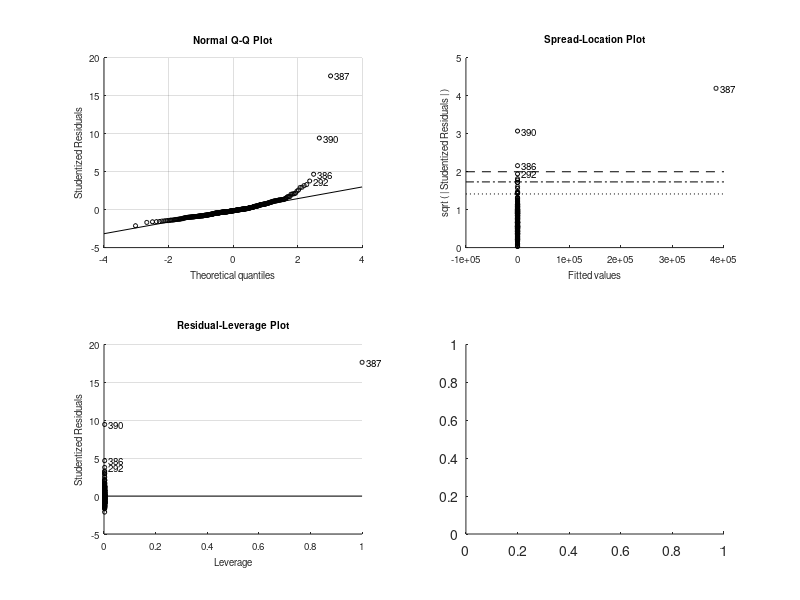

MATLAB code for this plot: (Note: this script raises an error after producing the figure.)
clear all
close all


data = importdata('Al_forces.txt',' ',0);
%x=data(:,1);
y=data(:,2);
z=data(:,3).*(-1);

%xy=sqrt( x.^2 + y.^2 ); % pythagoraan lause


lm = fitlm(z,y,'linear');
%[ypred,yci] = predict(lm,tspace,'Alpha',0.01);


plot(lm)

